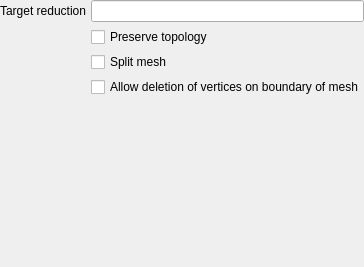
         <widget class="QWidget" name="decimate">
          <layout class="QGridLayout" name="gridLayout_28">
           <property name="margin">
            <number>0</number>
           </property>
           <property name="spacing">
            <number>5</number>
           </property>
           <item row="0" column="0">
            <widget class="QLabel" name="label_59">
             <property name="text">
              <string>Target reduction</string>
             </property>
             <property name="alignment">
              <set>Qt::AlignRight|Qt::AlignTrailing|Qt::AlignVCenter</set>
             </property>
            </widget>
           </item>
           <item row="0" column="1">
            <widget class="LineEdit" name="lineedit_decimation_target_reduction"/>
           </item>
           <item row="5" column="0">
            <spacer name="verticalSpacer_24">
             <property name="orientation">
              <enum>Qt::Vertical</enum>
             </property>
             <property name="sizeHint" stdset="0">
              <size>
               <width>20</width>
               <height>170</height>
              </size>
             </property>
            </spacer>
           </item>
           <item row="1" column="1">
            <widget class="QCheckBox" name="checkbox_decimation_preserve_topology">
             <property name="text">
              <string>Preserve topology</string>
             </property>
            </widget>
           </item>
           <item row="2" column="1">
            <widget class="QCheckBox" name="checkbox_decimation_split_mesh">
             <property name="text">
              <string>Split mesh</string>
             </property>
            </widget>
           </item>
           <item row="3" column="1">
            <widget class="QCheckBox" name="checkbox_decimation_delete_vertices">
             <property name="text">
              <string>Allow deletion of vertices on boundary of mesh</string>
             </property>
            </widget>
           </item>
          </layout>
         </widget>
